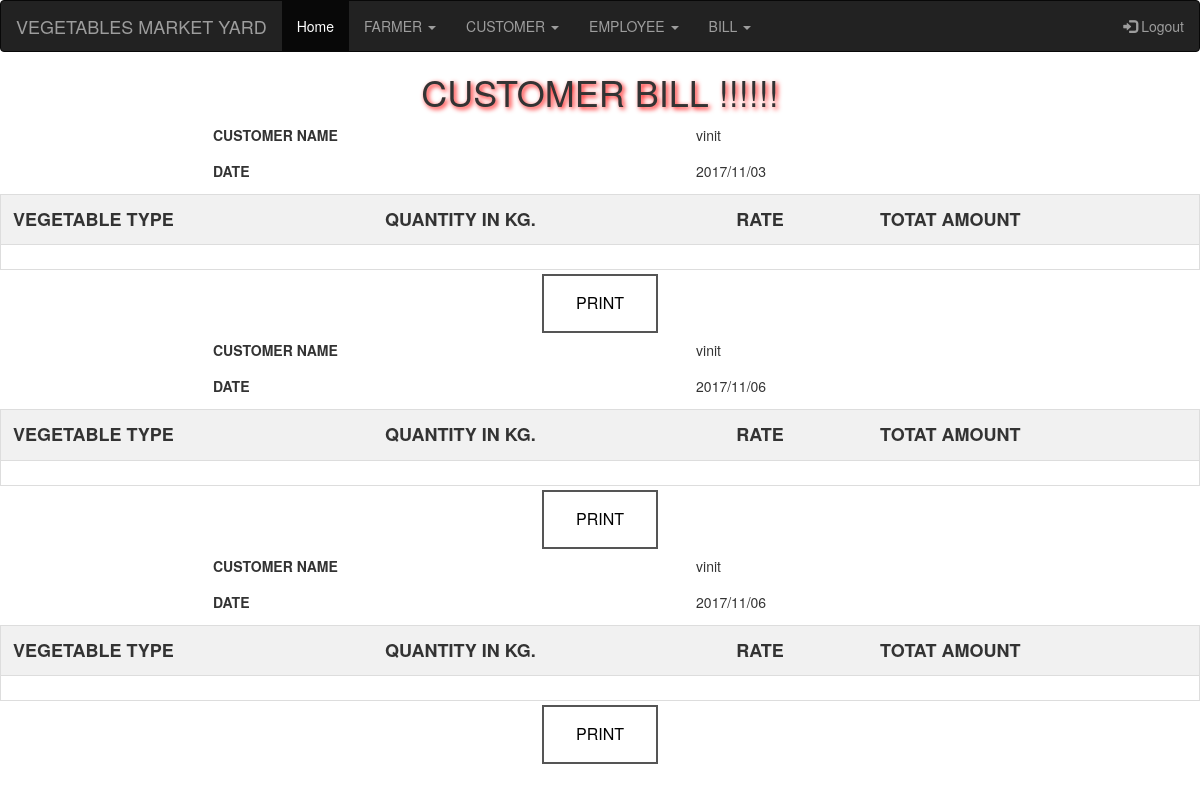
Screenshot of /show_customer_bill.php?id=7 (signed in) with the database file from the repository.
### tables this page shows
CREATE TABLE IF NOT EXISTS `billofcustomer` (
`rno` int(10) NOT NULL,
  `dt` varchar(15) NOT NULL,
  `cgrosss` int(10) NOT NULL,
  `cno` int(20) NOT NULL
);

CREATE TABLE IF NOT EXISTS `customer` (
`cno` int(20) NOT NULL,
  `cname` varchar(20) NOT NULL,
  `cadd` varchar(20) NOT NULL,
  `mno` varchar(20) NOT NULL
);

### show_customer_bill.php (the view, shortened to what this page needs)
<?php
 include("includes/connect.php");
?>
<!DOCTYPE html PUBLIC "-//W3C//DTD XHTML 1.0 Transitional//EN" "http://www.w3.org/TR/xhtml1/DTD/xhtml1-transitional.dtd">
<html xmlns="http://www.w3.org/1999/xhtml">
<head>
</head>
<?php
 include("navbar.php");
?>
<h1 style="; /* [disabled]background-color:#2196F3; */"><center>CUSTOMER BILL !!!!!!</center></h1>
<body>
<?php
 include("includes/connect.php");
 if(isset($_GET['id']))
{
	$view_id = $_GET['id'];
 $result = mysqli_query($con,$result = "select * from customer,billofcustomer where  customer.cno=billofcustomer.cno and billofcustomer.cno='$view_id' ");
	 while($row = mysqli_fetch_array($result))
{
	$dt = $row["dt"];
	$cname = $row["cname"];
	$ctype = $row["ctype"];
	$cquat = $row["cquat"];
	$crate = $row["crate"];
	$cgross = $row["cgross"];
?>
<table align="center" cellpadding="10" cellspacing="10">
<tr><td>
<p><b>CUSTOMER NAME</b></td><td>&nbsp;&nbsp;<?php echo $cname; ?></p></td> </tr>
<tr><td><p><b>DATE</b></td><td>&nbsp;&nbsp;<?php echo $dt; ?></p></td> </tr>
</table>
 <table id="myTable">
<tr class="header">
<th>VEGETABLE TYPE</th>
<th>QUANTITY IN KG.</th>
<th>RATE</th>
<th>TOTAT AMOUNT</th>
</tr>
<tr align="center">
    <td><?php echo $ctype;?></td>
    <td><?php echo $cquat;?></td>
	<td><?php echo $crate;?></td>
    <td><?php echo $cgross;?></td>
</tr>
</table>
<center><input type="submit"  value="PRINT" name="submit" onclick="window.print();" class="button button5" "></center>
<?php } }?>
</body>
</html>

### show_customer_bill.php (style rules this page uses)
.button { background-color: #4CAF50; border: none; color: white; padding: 16px 32px; text-align: center; text-decoration: none; display: inline-block; font-size: 16px; margin: 4px 2px; -webkit-transition-duration: 0.4s; transition-duration: 0.4s; cursor: pointer; }
.button5 { background-color: white; color: black; border: 2px solid #555555; }
h1 { text-shadow: 2px 2px 5px red; text-align:center; font-family:"Lucida Sans Unicode", "Lucida Grande", sans-serif; border:5px; margin-bottom:30px; }
table { border-collapse: collapse; width: 65%; }
th, td { text-align: left; padding: 3px; }
#myTable { border-collapse: collapse; width: 100%; border: 1px solid #ddd; font-size: 18px; }
#myTable th, #myTable td { text-align: left; padding: 12px; }
#myTable tr { border-bottom: 1px solid #ddd; }
#myTable tr.header, #myTable tr:hover { background-color: #f1f1f1; }
h1 { text-shadow: 2px 2px 5px red; text-align:center; }

### rows the page displays
billofcustomer: cno.cname "vinit", dt "2017/11/03"
billofcustomer: cno.cname "vinit", dt "2017/11/06"
billofcustomer: cno.cname "vinit", dt "2017/11/06"
